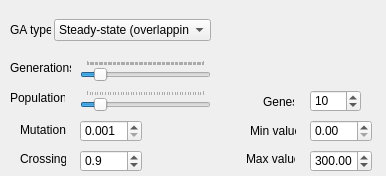
<ui version="4.0" >
 <class>Form</class>
 <widget class="QWidget" name="Form" >
  <property name="geometry" >
   <rect>
    <x>0</x>
    <y>0</y>
    <width>386</width>
    <height>176</height>
   </rect>
  </property>
  <property name="windowTitle" >
   <string>Form</string>
  </property>
  <widget class="QLabel" name="label" >
   <property name="geometry" >
    <rect>
     <x>10</x>
     <y>22</y>
     <width>41</width>
     <height>16</height>
    </rect>
   </property>
   <property name="text" >
    <string>GA type</string>
   </property>
  </widget>
  <widget class="QLabel" name="label_2" >
   <property name="geometry" >
    <rect>
     <x>10</x>
     <y>60</y>
     <width>61</width>
     <height>16</height>
    </rect>
   </property>
   <property name="text" >
    <string>Generations</string>
   </property>
  </widget>
  <widget class="QLabel" name="label_4" >
   <property name="geometry" >
    <rect>
     <x>20</x>
     <y>123</y>
     <width>46</width>
     <height>14</height>
    </rect>
   </property>
   <property name="text" >
    <string>Mutation</string>
   </property>
  </widget>
  <widget class="QLabel" name="label_3" >
   <property name="geometry" >
    <rect>
     <x>10</x>
     <y>90</y>
     <width>55</width>
     <height>16</height>
    </rect>
   </property>
   <property name="text" >
    <string>Populations</string>
   </property>
  </widget>
  <widget class="QLabel" name="label_6" >
   <property name="geometry" >
    <rect>
     <x>263</x>
     <y>94</y>
     <width>31</width>
     <height>16</height>
    </rect>
   </property>
   <property name="text" >
    <string>Genes</string>
   </property>
  </widget>
  <widget class="QLabel" name="label_7" >
   <property name="geometry" >
    <rect>
     <x>250</x>
     <y>124</y>
     <width>46</width>
     <height>14</height>
    </rect>
   </property>
   <property name="text" >
    <string>Min value</string>
   </property>
  </widget>
  <widget class="QLabel" name="label_8" >
   <property name="geometry" >
    <rect>
     <x>246</x>
     <y>151</y>
     <width>49</width>
     <height>16</height>
    </rect>
   </property>
   <property name="text" >
    <string>Max value</string>
   </property>
  </widget>
  <widget class="QLabel" name="label_5" >
   <property name="geometry" >
    <rect>
     <x>20</x>
     <y>152</y>
     <width>46</width>
     <height>14</height>
    </rect>
   </property>
   <property name="text" >
    <string>Crossing</string>
   </property>
  </widget>
  <widget class="QDoubleSpinBox" name="maxValue" >
   <property name="geometry" >
    <rect>
     <x>310</x>
     <y>150</y>
     <width>62</width>
     <height>22</height>
    </rect>
   </property>
   <property name="maximum" >
    <double>1000.000000000000000</double>
   </property>
   <property name="value" >
    <double>300.000000000000000</double>
   </property>
  </widget>
  <widget class="QComboBox" name="gaType" >
   <property name="geometry" >
    <rect>
     <x>54</x>
     <y>19</y>
     <width>157</width>
     <height>22</height>
    </rect>
   </property>
   <property name="currentIndex" >
    <number>1</number>
   </property>
   <item>
    <property name="text" >
     <string>Simple (Goldberg)</string>
    </property>
   </item>
   <item>
    <property name="text" >
     <string>Steady-state (overlapping)</string>
    </property>
   </item>
   <item>
    <property name="text" >
     <string>Growding</string>
    </property>
   </item>
   <item>
    <property name="text" >
     <string>Incremental</string>
    </property>
   </item>
   <item>
    <property name="text" >
     <string>Deme (multiple population)</string>
    </property>
   </item>
  </widget>
  <widget class="QSlider" name="generations" >
   <property name="geometry" >
    <rect>
     <x>80</x>
     <y>60</y>
     <width>131</width>
     <height>21</height>
    </rect>
   </property>
   <property name="minimum" >
    <number>100</number>
   </property>
   <property name="maximum" >
    <number>1000</number>
   </property>
   <property name="value" >
    <number>200</number>
   </property>
   <property name="orientation" >
    <enum>Qt::Horizontal</enum>
   </property>
   <property name="tickPosition" >
    <enum>QSlider::TicksAbove</enum>
   </property>
  </widget>
  <widget class="QSlider" name="populations" >
   <property name="geometry" >
    <rect>
     <x>80</x>
     <y>90</y>
     <width>131</width>
     <height>21</height>
    </rect>
   </property>
   <property name="minimum" >
    <number>50</number>
   </property>
   <property name="maximum" >
    <number>500</number>
   </property>
   <property name="value" >
    <number>100</number>
   </property>
   <property name="tracking" >
    <bool>true</bool>
   </property>
   <property name="orientation" >
    <enum>Qt::Horizontal</enum>
   </property>
   <property name="invertedAppearance" >
    <bool>false</bool>
   </property>
   <property name="invertedControls" >
    <bool>false</bool>
   </property>
   <property name="tickPosition" >
    <enum>QSlider::TicksAbove</enum>
   </property>
  </widget>
  <widget class="QDoubleSpinBox" name="mutation" >
   <property name="geometry" >
    <rect>
     <x>80</x>
     <y>120</y>
     <width>62</width>
     <height>22</height>
    </rect>
   </property>
   <property name="decimals" >
    <number>3</number>
   </property>
   <property name="minimum" >
    <double>0.001000000000000</double>
   </property>
   <property name="singleStep" >
    <double>0.001000000000000</double>
   </property>
   <property name="value" >
    <double>0.001000000000000</double>
   </property>
  </widget>
  <widget class="QDoubleSpinBox" name="crossing" >
   <property name="geometry" >
    <rect>
     <x>80</x>
     <y>150</y>
     <width>62</width>
     <height>22</height>
    </rect>
   </property>
   <property name="decimals" >
    <number>1</number>
   </property>
   <property name="maximum" >
    <double>99.900000000000006</double>
   </property>
   <property name="minimum" >
    <double>0.100000000000000</double>
   </property>
   <property name="singleStep" >
    <double>0.100000000000000</double>
   </property>
   <property name="value" >
    <double>0.900000000000000</double>
   </property>
  </widget>
  <widget class="QSpinBox" name="genes" >
   <property name="geometry" >
    <rect>
     <x>310</x>
     <y>90</y>
     <width>51</width>
     <height>22</height>
    </rect>
   </property>
   <property name="maximum" >
    <number>100</number>
   </property>
   <property name="minimum" >
    <number>2</number>
   </property>
   <property name="singleStep" >
    <number>2</number>
   </property>
   <property name="value" >
    <number>10</number>
   </property>
  </widget>
  <widget class="QDoubleSpinBox" name="minValue" >
   <property name="geometry" >
    <rect>
     <x>310</x>
     <y>120</y>
     <width>62</width>
     <height>22</height>
    </rect>
   </property>
   <property name="maximum" >
    <double>1000.000000000000000</double>
   </property>
  </widget>
 </widget>
 <resources/>
 <connections/>
</ui>
